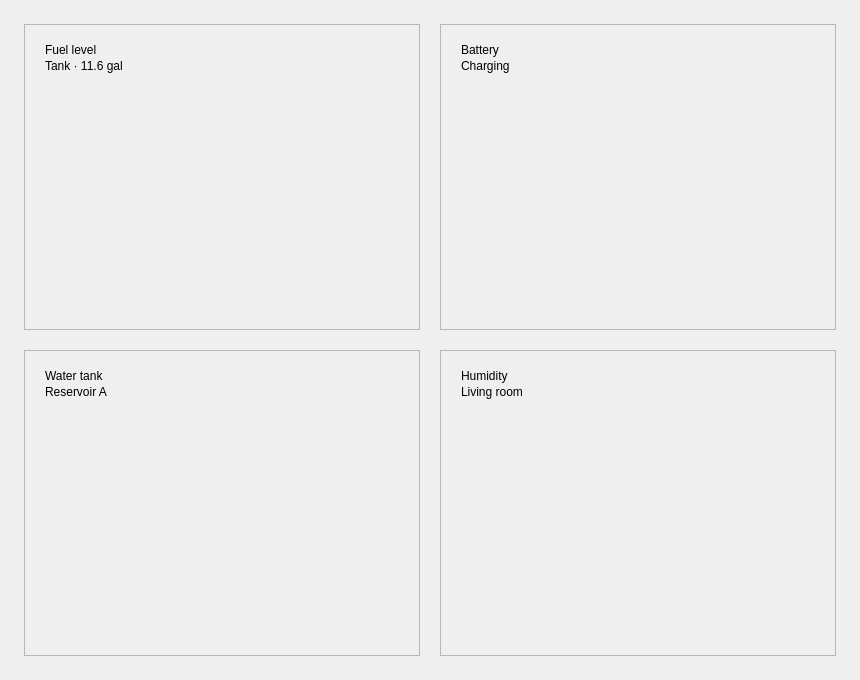
<?xml version='1.0' encoding='utf-8'?>
<ui version="4.0">
 <class>MainWindow</class>
 <widget class="QMainWindow" name="MainWindow">
  <property name="geometry">
   <rect>
    <x>0</x>
    <y>0</y>
    <width>860</width>
    <height>680</height>
   </rect>
  </property>
  <property name="windowTitle">
   <string>QCustomLiquidGauge — Demo</string>
  </property>
  <widget class="QWidget" name="centralwidget">
   <layout class="QGridLayout" name="mainGrid">
    <property name="leftMargin">
     <number>24</number>
    </property>
    <property name="topMargin">
     <number>24</number>
    </property>
    <property name="rightMargin">
     <number>24</number>
    </property>
    <property name="bottomMargin">
     <number>24</number>
    </property>
    <property name="horizontalSpacing">
     <number>20</number>
    </property>
    <property name="verticalSpacing">
     <number>20</number>
    </property>
    <item row="0" column="0">
     <widget class="QFrame" name="fuelCard">
      <property name="frameShape">
       <enum>QFrame::StyledPanel</enum>
      </property>
      <layout class="QVBoxLayout" name="fuelCardLayout" stretch="0,0,0,1">
       <property name="leftMargin">
        <number>20</number>
       </property>
       <property name="topMargin">
        <number>18</number>
       </property>
       <property name="rightMargin">
        <number>20</number>
       </property>
       <property name="bottomMargin">
        <number>18</number>
       </property>
       <property name="spacing">
        <number>2</number>
       </property>
       <item>
        <widget class="QLabel" name="fuelTitle">
         <property name="text">
          <string>Fuel level</string>
         </property>
        </widget>
       </item>
       <item>
        <widget class="QLabel" name="fuelSub">
         <property name="text">
          <string>Tank · 11.6 gal</string>
         </property>
        </widget>
       </item>
       <item>
        <spacer name="fuelSpacer">
         <property name="orientation">
          <enum>Qt::Vertical</enum>
         </property>
         <property name="sizeType">
          <enum>QSizePolicy::Fixed</enum>
         </property>
         <property name="sizeHint" stdset="0">
          <size>
           <width>0</width>
           <height>6</height>
          </size>
         </property>
        </spacer>
       </item>
       <item>
        <widget class="QCustomLiquidGauge" name="fuelGauge" native="true">
         <property name="sizePolicy">
          <sizepolicy hsizetype="Expanding" vsizetype="Expanding">
           <horstretch>0</horstretch>
           <verstretch>1</verstretch>
          </sizepolicy>
         </property>
         <property name="value" stdset="0">
          <double>0.0</double>
         </property>
         <property name="centerText" stdset="0">
          <string>3.61</string>
         </property>
         <property name="centerSuffix" stdset="0">
          <string>gal</string>
         </property>
        </widget>
       </item>
      </layout>
     </widget>
    </item>
    <item row="0" column="1">
     <widget class="QFrame" name="batteryCard">
      <property name="frameShape">
       <enum>QFrame::StyledPanel</enum>
      </property>
      <layout class="QVBoxLayout" name="batteryCardLayout" stretch="0,0,0,1">
       <property name="leftMargin">
        <number>20</number>
       </property>
       <property name="topMargin">
        <number>18</number>
       </property>
       <property name="rightMargin">
        <number>20</number>
       </property>
       <property name="bottomMargin">
        <number>18</number>
       </property>
       <property name="spacing">
        <number>2</number>
       </property>
       <item>
        <widget class="QLabel" name="batteryTitle">
         <property name="text">
          <string>Battery</string>
         </property>
        </widget>
       </item>
       <item>
        <widget class="QLabel" name="batterySub">
         <property name="text">
          <string>Charging</string>
         </property>
        </widget>
       </item>
       <item>
        <spacer name="batterySpacer">
         <property name="orientation">
          <enum>Qt::Vertical</enum>
         </property>
         <property name="sizeType">
          <enum>QSizePolicy::Fixed</enum>
         </property>
         <property name="sizeHint" stdset="0">
          <size>
           <width>0</width>
           <height>6</height>
          </size>
         </property>
        </spacer>
       </item>
       <item>
        <widget class="QCustomLiquidGauge" name="batteryGauge" native="true">
         <property name="sizePolicy">
          <sizepolicy hsizetype="Expanding" vsizetype="Expanding">
           <horstretch>0</horstretch>
           <verstretch>1</verstretch>
          </sizepolicy>
         </property>
         <property name="value" stdset="0">
          <double>0.0</double>
         </property>
         <property name="shape" stdset="0">
          <string>roundedRect</string>
         </property>
         <property name="cornerRadius" stdset="0">
          <number>26</number>
         </property>
         <property name="centerSuffix" stdset="0">
          <string>%</string>
         </property>
        </widget>
       </item>
      </layout>
     </widget>
    </item>
    <item row="1" column="0">
     <widget class="QFrame" name="tankCard">
      <property name="frameShape">
       <enum>QFrame::StyledPanel</enum>
      </property>
      <layout class="QVBoxLayout" name="tankCardLayout" stretch="0,0,0,1">
       <property name="leftMargin">
        <number>20</number>
       </property>
       <property name="topMargin">
        <number>18</number>
       </property>
       <property name="rightMargin">
        <number>20</number>
       </property>
       <property name="bottomMargin">
        <number>18</number>
       </property>
       <property name="spacing">
        <number>2</number>
       </property>
       <item>
        <widget class="QLabel" name="tankTitle">
         <property name="text">
          <string>Water tank</string>
         </property>
        </widget>
       </item>
       <item>
        <widget class="QLabel" name="tankSub">
         <property name="text">
          <string>Reservoir A</string>
         </property>
        </widget>
       </item>
       <item>
        <spacer name="tankSpacer">
         <property name="orientation">
          <enum>Qt::Vertical</enum>
         </property>
         <property name="sizeType">
          <enum>QSizePolicy::Fixed</enum>
         </property>
         <property name="sizeHint" stdset="0">
          <size>
           <width>0</width>
           <height>6</height>
          </size>
         </property>
        </spacer>
       </item>
       <item>
        <widget class="QCustomLiquidGauge" name="tankGauge" native="true">
         <property name="sizePolicy">
          <sizepolicy hsizetype="Expanding" vsizetype="Expanding">
           <horstretch>0</horstretch>
           <verstretch>1</verstretch>
          </sizepolicy>
         </property>
         <property name="value" stdset="0">
          <double>0.0</double>
         </property>
         <property name="centerSuffix" stdset="0">
          <string>%</string>
         </property>
        </widget>
       </item>
      </layout>
     </widget>
    </item>
    <item row="1" column="1">
     <widget class="QFrame" name="humidityCard">
      <property name="frameShape">
       <enum>QFrame::StyledPanel</enum>
      </property>
      <layout class="QVBoxLayout" name="humidityCardLayout" stretch="0,0,0,1">
       <property name="leftMargin">
        <number>20</number>
       </property>
       <property name="topMargin">
        <number>18</number>
       </property>
       <property name="rightMargin">
        <number>20</number>
       </property>
       <property name="bottomMargin">
        <number>18</number>
       </property>
       <property name="spacing">
        <number>2</number>
       </property>
       <item>
        <widget class="QLabel" name="humidityTitle">
         <property name="text">
          <string>Humidity</string>
         </property>
        </widget>
       </item>
       <item>
        <widget class="QLabel" name="humiditySub">
         <property name="text">
          <string>Living room</string>
         </property>
        </widget>
       </item>
       <item>
        <spacer name="humiditySpacer">
         <property name="orientation">
          <enum>Qt::Vertical</enum>
         </property>
         <property name="sizeType">
          <enum>QSizePolicy::Fixed</enum>
         </property>
         <property name="sizeHint" stdset="0">
          <size>
           <width>0</width>
           <height>6</height>
          </size>
         </property>
        </spacer>
       </item>
       <item>
        <widget class="QCustomLiquidGauge" name="humidityGauge" native="true">
         <property name="sizePolicy">
          <sizepolicy hsizetype="Expanding" vsizetype="Expanding">
           <horstretch>0</horstretch>
           <verstretch>1</verstretch>
          </sizepolicy>
         </property>
         <property name="value" stdset="0">
          <double>0.0</double>
         </property>
         <property name="centerSuffix" stdset="0">
          <string>%</string>
         </property>
        </widget>
       </item>
      </layout>
     </widget>
    </item>
   </layout>
  </widget>
 </widget>
 <customwidgets>
  <customwidget>
   <class>QCustomLiquidGauge</class>
   <extends>QWidget</extends>
   <header>Custom_Widgets.QCustomLiquidGauge</header>
   <container>0</container>
  </customwidget>
 <customwidget><class>QPushButton</class><extends>QPushButton</extends><header location="global">Custom_Widgets.Theme.h</header><container>1</container></customwidget><customwidget><class>QLabel</class><extends>QLabel</extends><header location="global">Custom_Widgets.Theme.h</header><container>1</container></customwidget></customwidgets>
 <connections />
</ui>
